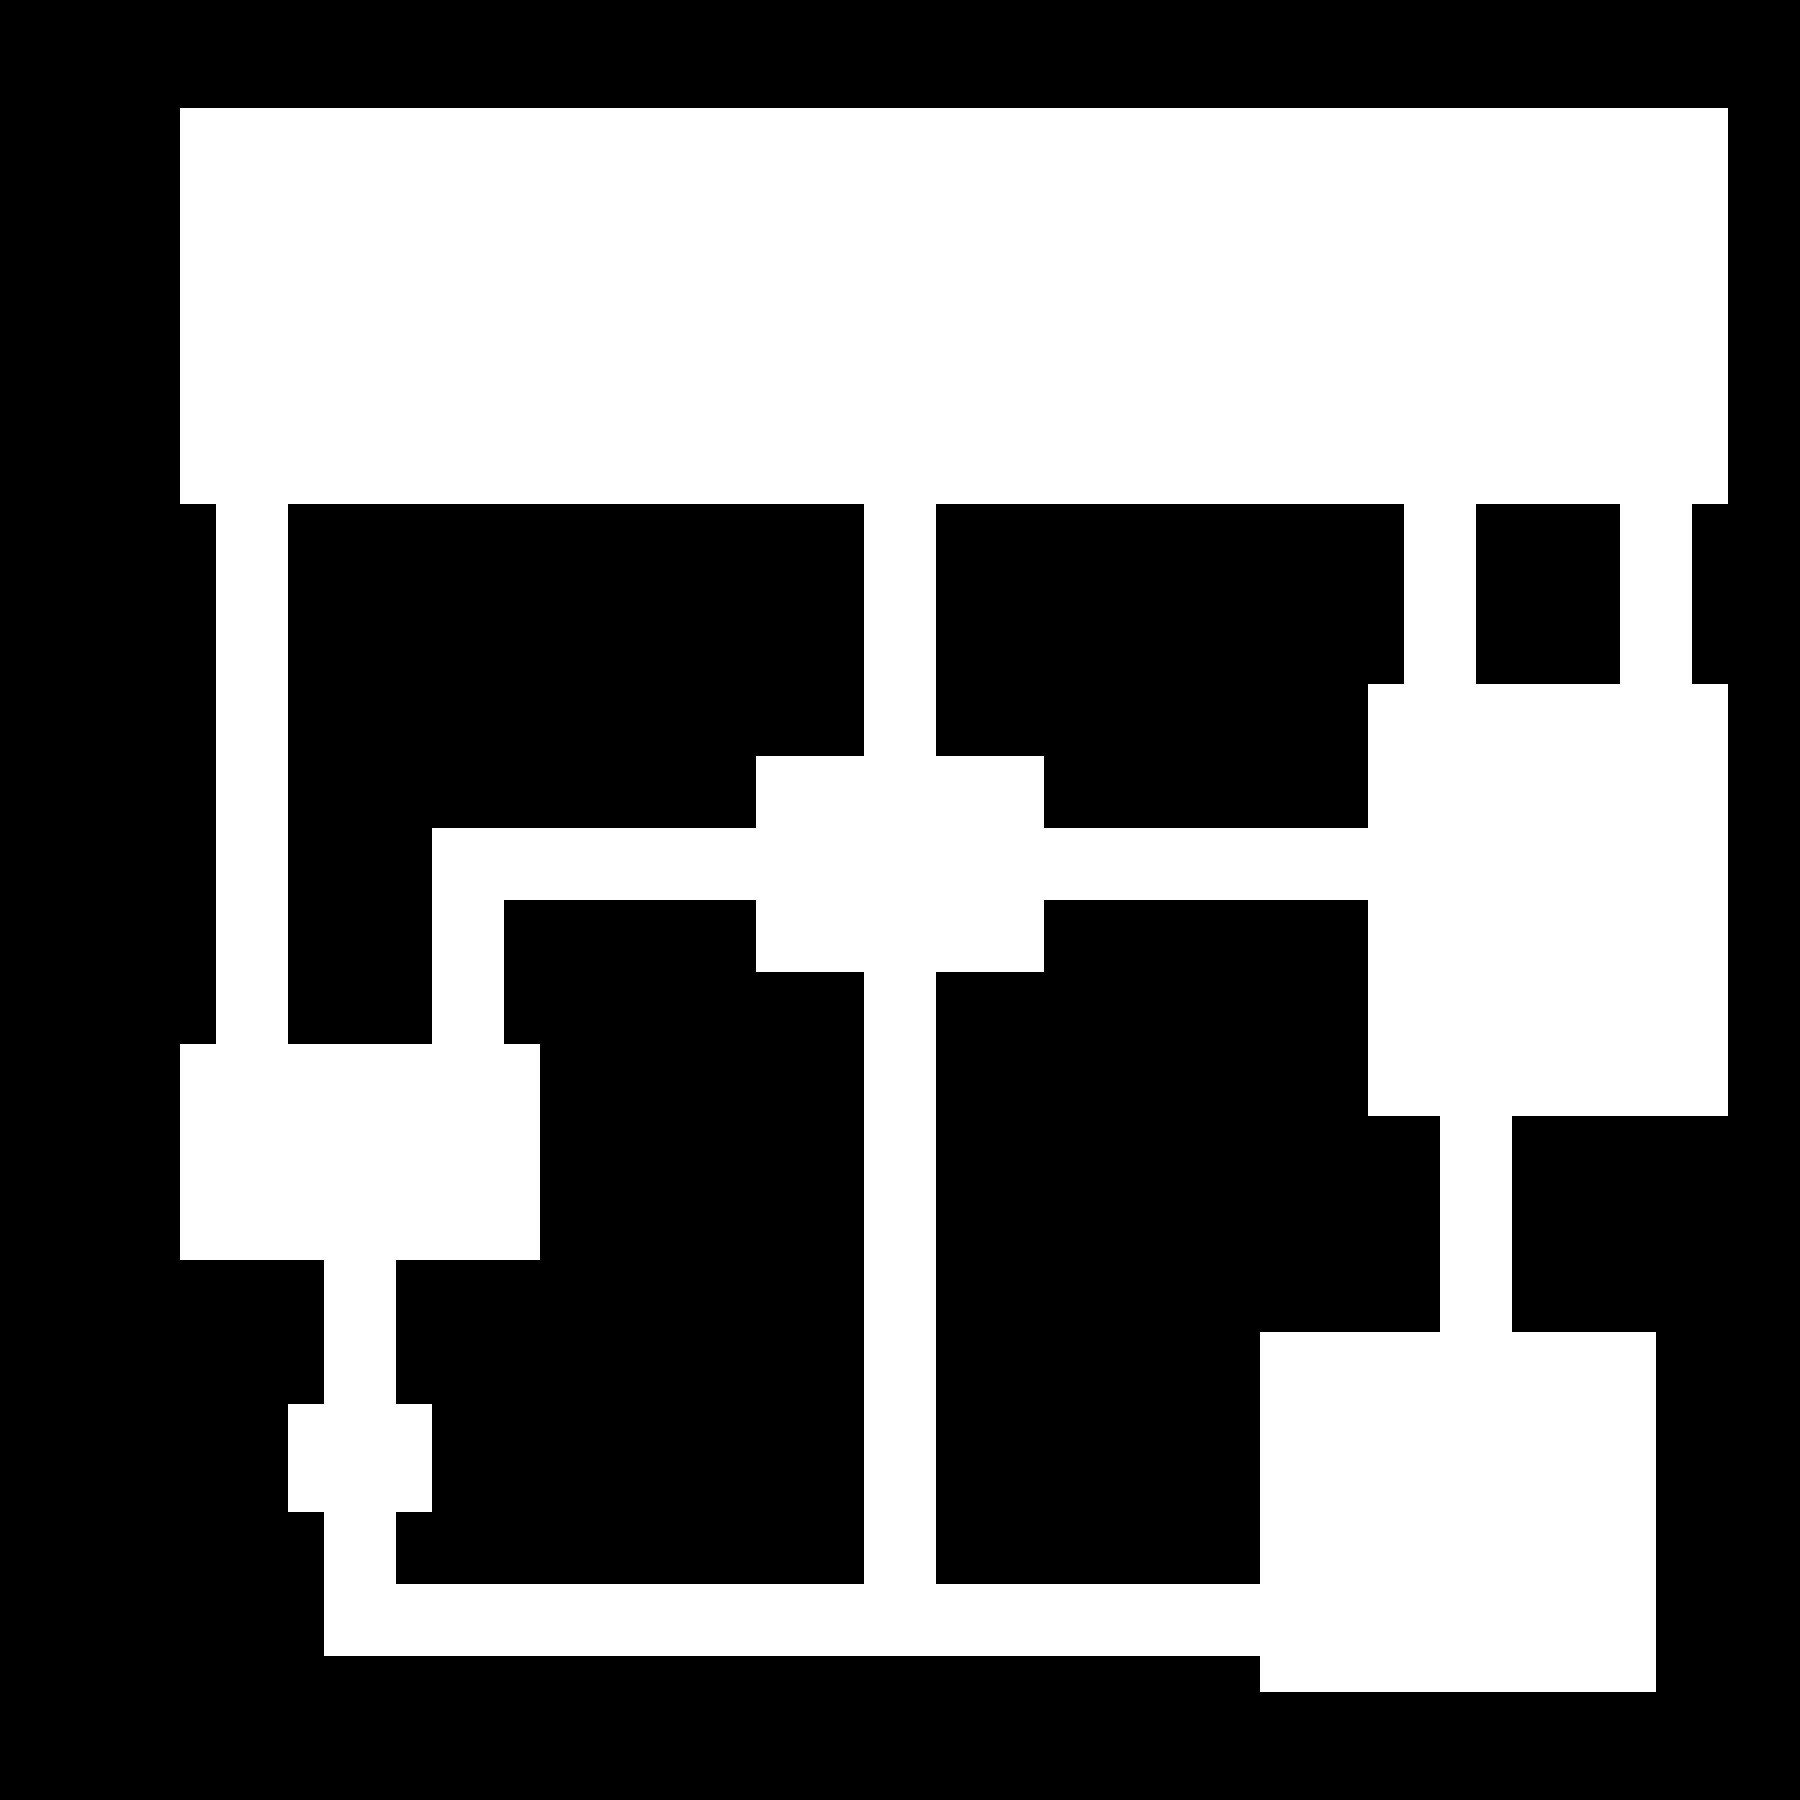

Below is a game level as drawn by its tile map, then a one-line description and the .tmx that defines it (tile-layer data replaced by summaries):
An orthogonal 50x50 tile map with 36x36 px tiles, 2 tile layers (Background, BlockingLayer).

<map version="1.0" orientation="orthogonal" renderorder="right-down" width="50" height="50" tilewidth="36" tileheight="36" nextobjectid="1">
 <tileset firstgid="1" name="colors" tilewidth="36" tileheight="36" tilecount="6" columns="6">
  <image source="tiles.png" width="216" height="36" />
 </tileset>
 <layer name="Background" width="50" height="50">
  <data>[2500 cells, 2500 non-empty, 1 distinct tile ids]</data>
 </layer>
 <layer name="BlockingLayer" width="50" height="50">
  <data>[2500 cells, 1459 non-empty, 1 distinct tile ids]</data>
 </layer>
</map>
